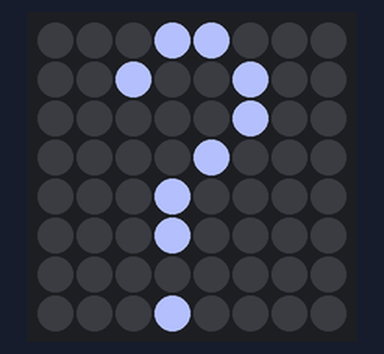
This program was run on a simulated Raspberry Pi (BCM pin numbers) with a Sense HAT. On the bench: the Sense HAT's 8×8 RGB LED matrix. At 0.0 s the program stops and its outputs stay as they are.

Above: at 0.1 s.

The program:

question.py
```python
from sense_hat import SenseHat

bot = SenseHat()

# [245, 224, 220]  # Rosewater
# [205, 214, 244] # Text
O = [30, 30, 46] # Base
X = [180, 190, 254]  # Lavender

question_mark = [
O, O, O, X, X, O, O, O,
O, O, X, O, O, X, O, O,
O, O, O, O, O, X, O, O,
O, O, O, O, X, O, O, O,
O, O, O, X, O, O, O, O,
O, O, O, X, O, O, O, O,
O, O, O, O, O, O, O, O,
O, O, O, X, O, O, O, O
]

bot.set_rotation(180)
bot.set_pixels(question_mark)
```
